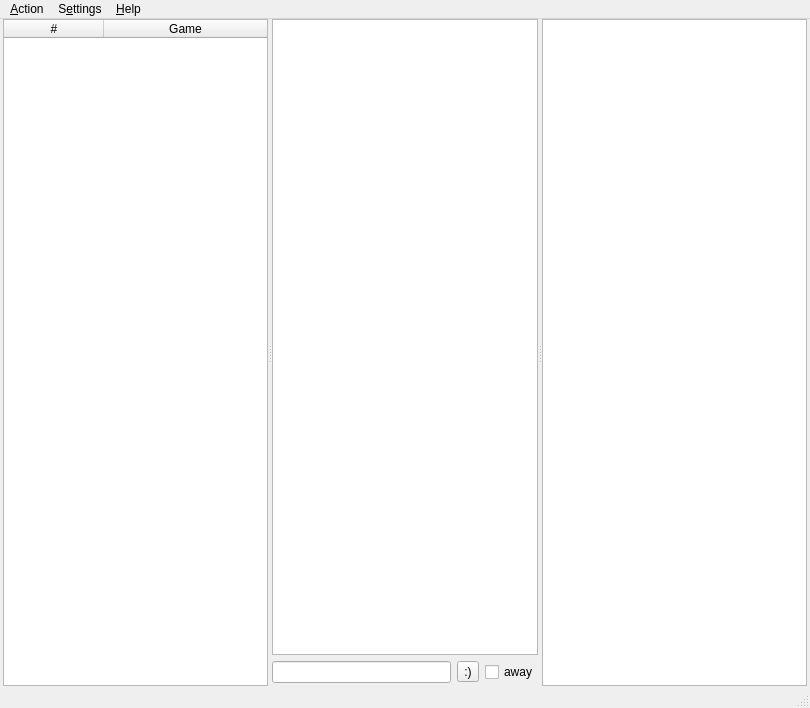
<?xml version="1.0" encoding="UTF-8"?>
<ui version="4.0">
 <class>MainWindow</class>
 <widget class="QMainWindow" name="MainWindow">
  <property name="geometry">
   <rect>
    <x>0</x>
    <y>0</y>
    <width>810</width>
    <height>708</height>
   </rect>
  </property>
  <property name="windowTitle">
   <string>FightCade</string>
  </property>
  <property name="windowIcon">
   <iconset>
    <normaloff>assets/icon-128.png</normaloff>assets/icon-128.png</iconset>
  </property>
  <widget class="QWidget" name="centralwidget">
   <layout class="QHBoxLayout" name="horizontalLayout_2">
    <property name="leftMargin">
     <number>3</number>
    </property>
    <property name="topMargin">
     <number>0</number>
    </property>
    <property name="rightMargin">
     <number>3</number>
    </property>
    <property name="bottomMargin">
     <number>0</number>
    </property>
    <item>
     <widget class="QSplitter" name="uiSplitter">
      <property name="orientation">
       <enum>Qt::Horizontal</enum>
      </property>
      <widget class="QTreeWidget" name="uiChannelsTree">
       <column>
        <property name="text">
         <string notr="true">#</string>
        </property>
        <property name="textAlignment">
         <set>AlignHCenter|AlignVCenter|AlignCenter</set>
        </property>
       </column>
       <column>
        <property name="text">
         <string notr="true">Game</string>
        </property>
        <property name="textAlignment">
         <set>AlignHCenter|AlignVCenter|AlignCenter</set>
        </property>
       </column>
      </widget>
      <widget class="QWidget" name="layoutWidget">
       <layout class="QVBoxLayout" name="verticalLayout">
        <property name="bottomMargin">
         <number>3</number>
        </property>
        <item>
         <widget class="QTextBrowser" name="uiChatHistoryTxtB">
          <property name="acceptDrops">
           <bool>false</bool>
          </property>
          <property name="readOnly">
           <bool>true</bool>
          </property>
          <property name="openExternalLinks">
           <bool>false</bool>
          </property>
          <property name="openLinks">
           <bool>false</bool>
          </property>
         </widget>
        </item>
        <item>
         <layout class="QHBoxLayout" name="horizontalLayout">
          <item>
           <widget class="CompletionLineEdit" name="uiChatInputEdit"/>
          </item>
          <item>
           <widget class="QToolButton" name="uiEmoticonTbtn">
            <property name="text">
             <string>:)</string>
            </property>
           </widget>
          </item>
          <item>
           <widget class="QCheckBox" name="uiAfkChk">
            <property name="text">
             <string>away</string>
            </property>
           </widget>
          </item>
         </layout>
        </item>
       </layout>
      </widget>
      <widget class="QTableView" name="uiPlayersTableV"/>
     </widget>
    </item>
   </layout>
  </widget>
  <widget class="QMenuBar" name="menubar">
   <property name="geometry">
    <rect>
     <x>0</x>
     <y>0</y>
     <width>810</width>
     <height>21</height>
    </rect>
   </property>
   <widget class="QMenu" name="menuAction">
    <property name="title">
     <string>&amp;Action</string>
    </property>
    <addaction name="uiAwayAct"/>
    <addaction name="uiFocusOnChatAct"/>
    <addaction name="uiEmoticonAct"/>
    <addaction name="uiClearChatHistoryAct"/>
    <addaction name="separator"/>
    <addaction name="uiToggleSidebarAction"/>
    <addaction name="uiContractChannelSidebarAct"/>
    <addaction name="uiExpandChannelSidebarAct"/>
    <addaction name="separator"/>
    <addaction name="uiContractPlayerListAct"/>
    <addaction name="uiExpandPlayerListAct"/>
    <addaction name="separator"/>
    <addaction name="uiQuitAct"/>
   </widget>
   <widget class="QMenu" name="menuSetting">
    <property name="title">
     <string>S&amp;ettings</string>
    </property>
    <widget class="QMenu" name="uiThemeMenu">
     <property name="title">
      <string>&amp;Theme</string>
     </property>
    </widget>
    <widget class="QMenu" name="uiSmoothingMenu">
     <property name="title">
      <string>Smoothing / Input &amp;lag</string>
     </property>
    </widget>
    <widget class="QMenu" name="menuLogging">
     <property name="title">
      <string>Logging</string>
     </property>
     <addaction name="uiLogChatAct"/>
     <addaction name="uiLogPlayHistoryAct"/>
     <addaction name="separator"/>
     <addaction name="uiDebugLogAct"/>
    </widget>
    <addaction name="uiMuteChallengeSoundAct"/>
    <addaction name="uiMuteNotifySoundAct"/>
    <addaction name="uiThemeMenu"/>
    <addaction name="uiSmoothingMenu"/>
    <addaction name="uiFontAct"/>
    <addaction name="uiCustomEmoticonsAct"/>
    <addaction name="separator"/>
    <addaction name="uiLocateROMsAct"/>
    <addaction name="uiLocateCustomChallengeSoundAct"/>
    <addaction name="separator"/>
    <addaction name="uiNotifyPlayerStateChangeAct"/>
    <addaction name="uiShowCountryFlagInChatAct"/>
    <addaction name="uiShowTimestampInChatAct"/>
    <addaction name="uiDisableAutoColorNicks"/>
    <addaction name="uiHideGamesWithoutRomAct"/>
    <addaction name="menuLogging"/>
    <addaction name="uiFilterFavoriteLobbies"/>
   </widget>
   <widget class="QMenu" name="menuAbout">
    <property name="title">
     <string>&amp;Help</string>
    </property>
    <addaction name="uiSRKForumAct"/>
    <addaction name="uiSRKWikiAct"/>
    <addaction name="uiJPWikiAct"/>
    <addaction name="separator"/>
    <addaction name="uiStrevivalAct"/>
    <addaction name="uiHitboxViewerAct"/>
    <addaction name="uiSafejumpGuideAct"/>
    <addaction name="uiMatchVideosAct"/>
    <addaction name="separator"/>
    <addaction name="uiGNGWebAct"/>
    <addaction name="uiAboutAct"/>
   </widget>
   <addaction name="menuAction"/>
   <addaction name="menuSetting"/>
   <addaction name="menuAbout"/>
  </widget>
  <widget class="QStatusBar" name="uiStatusbar"/>
  <action name="uiClearChatHistoryAct">
   <property name="text">
    <string>Clear chat his&amp;tory</string>
   </property>
   <property name="shortcut">
    <string>Ctrl+T</string>
   </property>
  </action>
  <action name="uiAwayAct">
   <property name="checkable">
    <bool>true</bool>
   </property>
   <property name="text">
    <string>Away from k&amp;eyboard</string>
   </property>
   <property name="shortcut">
    <string>Ctrl+E</string>
   </property>
  </action>
  <action name="uiQuitAct">
   <property name="text">
    <string>&amp;Quit</string>
   </property>
   <property name="shortcut">
    <string>Ctrl+Q</string>
   </property>
  </action>
  <action name="uiMuteChallengeSoundAct">
   <property name="checkable">
    <bool>true</bool>
   </property>
   <property name="text">
    <string>&amp;Mute Challenge Sound</string>
   </property>
   <property name="shortcut">
    <string>Ctrl+M</string>
   </property>
  </action>
  <action name="uiMuteNotifySoundAct">
   <property name="checkable">
    <bool>true</bool>
   </property>
   <property name="text">
    <string>Mute Notify Sound</string>
   </property>
  </action>
  <action name="uiFontAct">
   <property name="text">
    <string>&amp;Font</string>
   </property>
  </action>
  <action name="uiAboutAct">
   <property name="text">
    <string>&amp;About</string>
   </property>
  </action>
  <action name="uiStrevivalAct">
   <property name="text">
    <string>Strategy &amp;&amp; &amp;News</string>
   </property>
  </action>
  <action name="uiHitboxViewerAct">
   <property name="text">
    <string>Hitbox &amp;Viewer</string>
   </property>
  </action>
  <action name="uiSafejumpGuideAct">
   <property name="text">
    <string>&amp;Safejump Guide</string>
   </property>
  </action>
  <action name="uiMatchVideosAct">
   <property name="text">
    <string>&amp;Match Videos</string>
   </property>
  </action>
  <action name="uiSRKForumAct">
   <property name="text">
    <string>Shoryuken &amp;Forum</string>
   </property>
  </action>
  <action name="uiSRKWikiAct">
   <property name="text">
    <string>Wiki (English)</string>
   </property>
  </action>
  <action name="uiJPWikiAct">
   <property name="text">
    <string>Wiki (Japanese)</string>
   </property>
  </action>
  <action name="uiGNGThemeAct">
   <property name="checkable">
    <bool>true</bool>
   </property>
   <property name="text">
    <string>&amp;FightCade</string>
   </property>
  </action>
  <action name="uiDarkThemeAct">
   <property name="checkable">
    <bool>true</bool>
   </property>
   <property name="text">
    <string>&amp;Dark Orange</string>
   </property>
  </action>
  <action name="uiDebugLogAct">
   <property name="checkable">
    <bool>true</bool>
   </property>
   <property name="text">
    <string>Debug &amp;Log</string>
   </property>
  </action>
  <action name="uiEmoticonAct">
   <property name="text">
    <string>&amp;Insert Emoticon</string>
   </property>
   <property name="shortcut">
    <string>Ctrl+I</string>
   </property>
  </action>
  <action name="uiLocateGgpofbaAct">
   <property name="text">
    <string>&amp;Locate ggpofba-ng.exe</string>
   </property>
  </action>
  <action name="uiLocateROMsAct">
   <property name="text">
    <string>Locate &amp;ROMs Folder</string>
   </property>
  </action>
  <action name="uiLocateGeommdbAct">
   <property name="text">
    <string>Locate &amp;GeoIP mmdb</string>
   </property>
  </action>
  <action name="uiNotifyPlayerStateChangeAct">
   <property name="checkable">
    <bool>true</bool>
   </property>
   <property name="text">
    <string>&amp;Notify Player State Change</string>
   </property>
  </action>
  <action name="uiFocusOnChatAct">
   <property name="text">
    <string>Foc&amp;us on chat</string>
   </property>
   <property name="shortcut">
    <string>Ctrl+U</string>
   </property>
  </action>
  <action name="uiToggleSidebarAction">
   <property name="text">
    <string>To&amp;ggle Channel Sidebar</string>
   </property>
   <property name="shortcut">
    <string>Ctrl+G</string>
   </property>
  </action>
  <action name="uiExpandChannelSidebarAct">
   <property name="text">
    <string>&amp;+ Expand Channel Sidebar</string>
   </property>
   <property name="shortcut">
    <string>Ctrl+=</string>
   </property>
  </action>
  <action name="uiContractChannelSidebarAct">
   <property name="text">
    <string>&amp;- Contract Channel Sidebar</string>
   </property>
   <property name="shortcut">
    <string>Ctrl+-</string>
   </property>
  </action>
  <action name="uiContractPlayerListAct">
   <property name="text">
    <string>&amp;&gt; Contract Player List</string>
   </property>
   <property name="shortcut">
    <string>Ctrl+.</string>
   </property>
  </action>
  <action name="uiExpandPlayerListAct">
   <property name="text">
    <string>&amp;&lt; Expand Player List</string>
   </property>
   <property name="shortcut">
    <string>Ctrl+,</string>
   </property>
  </action>
  <action name="uiLocateUnsupportedSavestatesDirAct">
   <property name="text">
    <string>Locate &amp;Unsupported Savestates Directory</string>
   </property>
  </action>
  <action name="uiSyncUnsupportedSavestatesAct">
   <property name="text">
    <string>S&amp;ync Unsupported Savestates</string>
   </property>
  </action>
  <action name="uiSelectUnsupportedSavestateAct">
   <property name="text">
    <string>&amp;Select Unsupported Savestate</string>
   </property>
   <property name="shortcut">
    <string>Ctrl+S</string>
   </property>
  </action>
  <action name="uiFireThemeAct">
   <property name="checkable">
    <bool>true</bool>
   </property>
   <property name="text">
    <string>&amp;Fire</string>
   </property>
  </action>
  <action name="uiCustomQssFileAct">
   <property name="checkable">
    <bool>true</bool>
   </property>
   <property name="text">
    <string>Custom Qss File</string>
   </property>
  </action>
  <action name="uiNormalThemeAct">
   <property name="checkable">
    <bool>true</bool>
   </property>
   <property name="text">
    <string>&amp;Normal</string>
   </property>
  </action>
  <action name="action0">
   <property name="text">
    <string>0</string>
   </property>
  </action>
  <action name="uiCustomEmoticonsAct">
   <property name="text">
    <string>Custom &amp;Emoticons</string>
   </property>
  </action>
  <action name="uiShowCountryFlagInChatAct">
   <property name="checkable">
    <bool>true</bool>
   </property>
   <property name="text">
    <string>Show Country Flag in Chat</string>
   </property>
  </action>
  <action name="uiDisableAutoAnnounceAct">
   <property name="checkable">
    <bool>true</bool>
   </property>
   <property name="text">
    <string>&amp;Disable auto announce in unsupported room</string>
   </property>
  </action>
  <action name="uiHideGamesWithoutRomAct">
   <property name="checkable">
    <bool>true</bool>
   </property>
   <property name="text">
    <string>Hide Games with Missing ROMs</string>
   </property>
  </action>
  <action name="uiShowTimestampInChatAct">
   <property name="checkable">
    <bool>true</bool>
   </property>
   <property name="text">
    <string>Show Timestamp in Chat</string>
   </property>
  </action>
  <action name="uiDisableAutoColorNicks">
   <property name="checkable">
    <bool>true</bool>
   </property>
   <property name="text">
    <string>Disable auto-color of Nicknames</string>
   </property>
  </action>
  <action name="uiLocateCustomChallengeSoundAct">
   <property name="text">
    <string>Locate Custom Challenge Sound</string>
   </property>
  </action>
  <action name="uiLogChatAct">
   <property name="checkable">
    <bool>true</bool>
   </property>
   <property name="text">
    <string>Chat history</string>
   </property>
  </action>
  <action name="uiLogPlayHistoryAct">
   <property name="checkable">
    <bool>true</bool>
   </property>
   <property name="text">
    <string>Play history</string>
   </property>
  </action>
  <action name="uiGNGWebAct">
   <property name="text">
    <string>FightCade website</string>
   </property>
  </action>
  <action name="uiFilterFavoriteLobbies">
   <property name="checkable">
    <bool>true</bool>
   </property>
   <property name="text">
    <string>Filter Favorite Lobbies</string>
   </property>
  </action>
 </widget>
 <customwidgets>
  <customwidget>
   <class>CompletionLineEdit</class>
   <extends>QLineEdit</extends>
   <header>ggpo/gui/completionlineedit.h</header>
  </customwidget>
 </customwidgets>
 <resources/>
 <connections>
  <connection>
   <sender>uiQuitAct</sender>
   <signal>triggered()</signal>
   <receiver>MainWindow</receiver>
   <slot>close()</slot>
   <hints>
    <hint type="sourcelabel">
     <x>-1</x>
     <y>-1</y>
    </hint>
    <hint type="destinationlabel">
     <x>404</x>
     <y>353</y>
    </hint>
   </hints>
  </connection>
  <connection>
   <sender>uiClearChatHistoryAct</sender>
   <signal>triggered()</signal>
   <receiver>uiChatHistoryTxtB</receiver>
   <slot>clear()</slot>
   <hints>
    <hint type="sourcelabel">
     <x>-1</x>
     <y>-1</y>
    </hint>
    <hint type="destinationlabel">
     <x>404</x>
     <y>337</y>
    </hint>
   </hints>
  </connection>
  <connection>
   <sender>uiAwayAct</sender>
   <signal>toggled(bool)</signal>
   <receiver>uiAfkChk</receiver>
   <slot>setChecked(bool)</slot>
   <hints>
    <hint type="sourcelabel">
     <x>-1</x>
     <y>-1</y>
    </hint>
    <hint type="destinationlabel">
     <x>500</x>
     <y>660</y>
    </hint>
   </hints>
  </connection>
  <connection>
   <sender>uiAfkChk</sender>
   <signal>clicked()</signal>
   <receiver>uiAwayAct</receiver>
   <slot>trigger()</slot>
   <hints>
    <hint type="sourcelabel">
     <x>500</x>
     <y>660</y>
    </hint>
    <hint type="destinationlabel">
     <x>-1</x>
     <y>-1</y>
    </hint>
   </hints>
  </connection>
  <connection>
   <sender>uiFocusOnChatAct</sender>
   <signal>triggered()</signal>
   <receiver>uiChatInputEdit</receiver>
   <slot>setFocus()</slot>
   <hints>
    <hint type="sourcelabel">
     <x>-1</x>
     <y>-1</y>
    </hint>
    <hint type="destinationlabel">
     <x>355</x>
     <y>668</y>
    </hint>
   </hints>
  </connection>
 </connections>
</ui>
